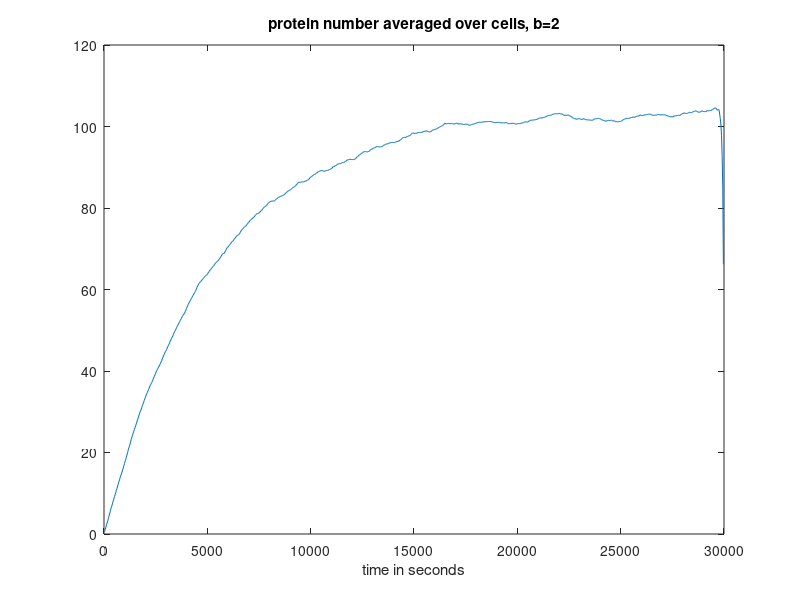

Recreate this plot in MATLAB. (Note: this script raises an error after producing the figure.)
 %  MATLAB tattai.m  model from Thattai- van Oudenaarden 2001 paper.
%  SINGLE GENE MODEL
%       There are 4 reactions: r=mRNA,d=DNA,p=protein, in reactions =
%      stands for right arrow
% reaction d=r+d (c1)
% reaction r=0 (c2)
% reaction r=r+p (c3)
% reaction p=0 (c4)
% parameters of the reaction system, nens=nb of cells, timelimit= length
%    of running time, itime is length of file which gives time 
% dependence of proteins or averages
      itime=1000;
      nens=200;
      timelimit=30000;
      b=2;
%  parameters:reaction rates
      c1=0.01;
      c2=log(2)/120;
      c3=b*c2;
      c4=log(2)/3600;
      avp=0;
      avp2=0;
      tim=zeros(itime-1,1);
      npt=zeros(itime-1,1);
      si1=zeros(itime-1,1);
      si2=zeros(itime-1,1);
      si3=zeros(itime-1,1);
      npt2=zeros(itime-1,1);
      np1=zeros(itime-1,1);
      np12=zeros(itime-1,1);
        for  is=1:nens
%  intialization
      d=1;
      r=0;
      p=0;
      time=0;
      izt=1;
     while time < timelimit
      sum(1)=0;
      sum(2)=0;
      sum(3)=0;
      sum(4)=0;
      sum(5)=0;
      a1=c1*d;
      a2=c2*r;
      a3=c3*r;
      a4=c4*p;
      a0=a1+a2+a3+a4;
      r1=rand(1,1);
      r2=rand(1,1);
      tau=-(1./a0)*log(r1);
      yr2=r2*a0;
      sum(2)=sum(1)+a1;
      sum(3)=sum(2)+a2;
      sum(4)=sum(3)+a3;
      sum(5)=sum(4)+a4;
      for k=2:5
      if (sum(k) >= yr2) && (sum(k-1) < yr2) 
          mu=k-1;
      end 
        end
      if (mu == 1) 
      r=r+1;
      end
      if (mu == 2)
      r=r-1;
       end  
      if (mu == 3) 
      p=p+1;
       end  
      if (mu == 4) 
          p=p-1;
      end
       ztime=timelimit./itime;
       if time > izt*ztime
           time;
           izt;
           np1(izt)=np1(izt)+p;
           np12(izt)=np12(izt)+p^2;
             if (is ==23)
              si1(izt)=p;
                end
             if (is ==43)
              si2(izt)=p;
                end
             if (is ==63)
              si3(izt)=p;
                end
              
 %          np2(izt)=np2(izt)+r;
 %          np22(izt)=np22(izt)+r^2;
           izt=izt+1;
               end 
       time=time + tau;
          end
%   x is the vector containing steady state values for all cells
         np1;
        x(is)=p;
        xr(is)=r;
       avp=avp+p;
       avp2=avp2+p.^2;
         end
%   steady state measures for proteins averaged over all cells 
       avp=avp./nens
       avp2=avp2./nens;
       var=avp2-avp.^2;
       standarddev=sqrt(var)
       fano=var./avp
       cvar=sqrt(var./avp^2)
%  time behavior of proteins averaged over cells
       for jt=1:itime-1
       tim(jt)=ztime*jt;
        end
       np=np1./nens;
       np12=np12./nens;
       coeff=(np12-np1.^2);
       fao=coeff./np1;
       cvars=fao./np1;
%       coeff=sqrt(coeff);
       tim1=tim([1:itime-10],[1]);
       fao1=fao([1:itime-10],[1]);
       cvars1=cvars([1:itime-10],[1]);
       npt1=np([1:itime-10],[1]);
       si11=si1([1:itime-10],[1]);
       si21=si2([1:itime-10],[1]);
       si31=si3([1:itime-10],[1]);
       %subplot(3,2,1), 
       figure(1)
       plot(tim,np)
       title('protein number averaged over cells, b=2')
       xlabel('time in seconds')
       legend('200 cells',4)
        %subplot(3,2,2),
        figure(2)
        plot(tim1,npt1)
        title('protein number: average and 3 single cells')
        xlabel('time in seconds')
        hold on
        %subplot(3,2,2), 
        plot(tim1,si11,'r')
        hold on
        %subplot(3,2,2), 
        plot(tim1,si21,'g')
        hold on
        %subplot(3,2,2), 
        plot(tim1,si31,'m')
%        subplot(3,2,3),  plot(tim1,cvars1)
%        title('protein coeff. var. squared, averaged over cells, b=2')
%        xlabel('time in seconds')
%        legend('200 cells',4)
%        subplot(3,2,4),  plot(tim1,fao1)
%        title('protein Fano factor, averaged over cells, b=2')
%        xlabel('time in seconds')
%        legend('200 cells',4)
% %       hold off
% %  histogram of steady state protein numbers
%        subplot(3,2,5)
figure(3)
         hist(x,10)
        title('histogram of steady state protein number')
%         hold off
%        subplot(3,2,6)
figure(4)
        hist(xr,50)
        title('histogram of steady state mRNA number')  
%         hold off

%
